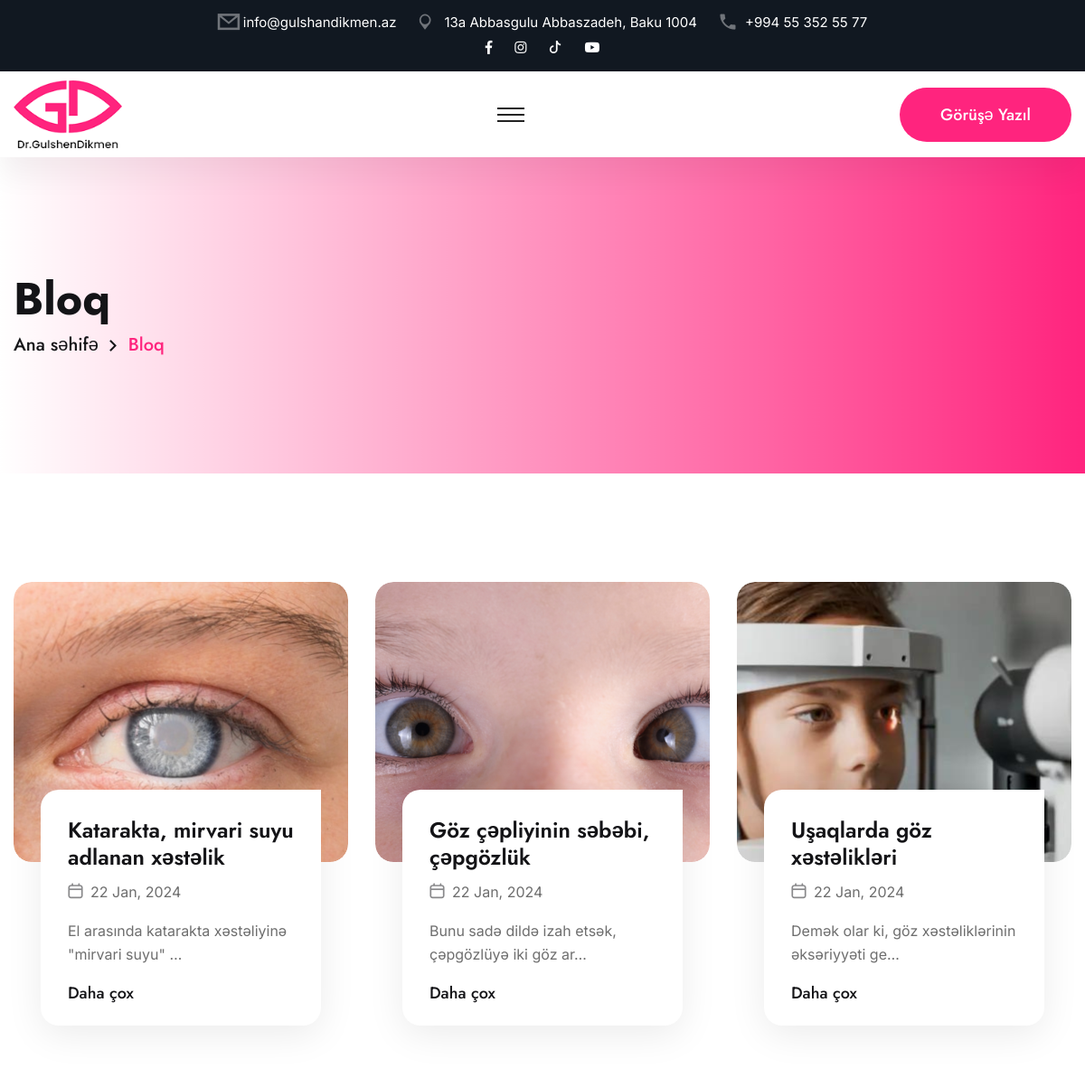
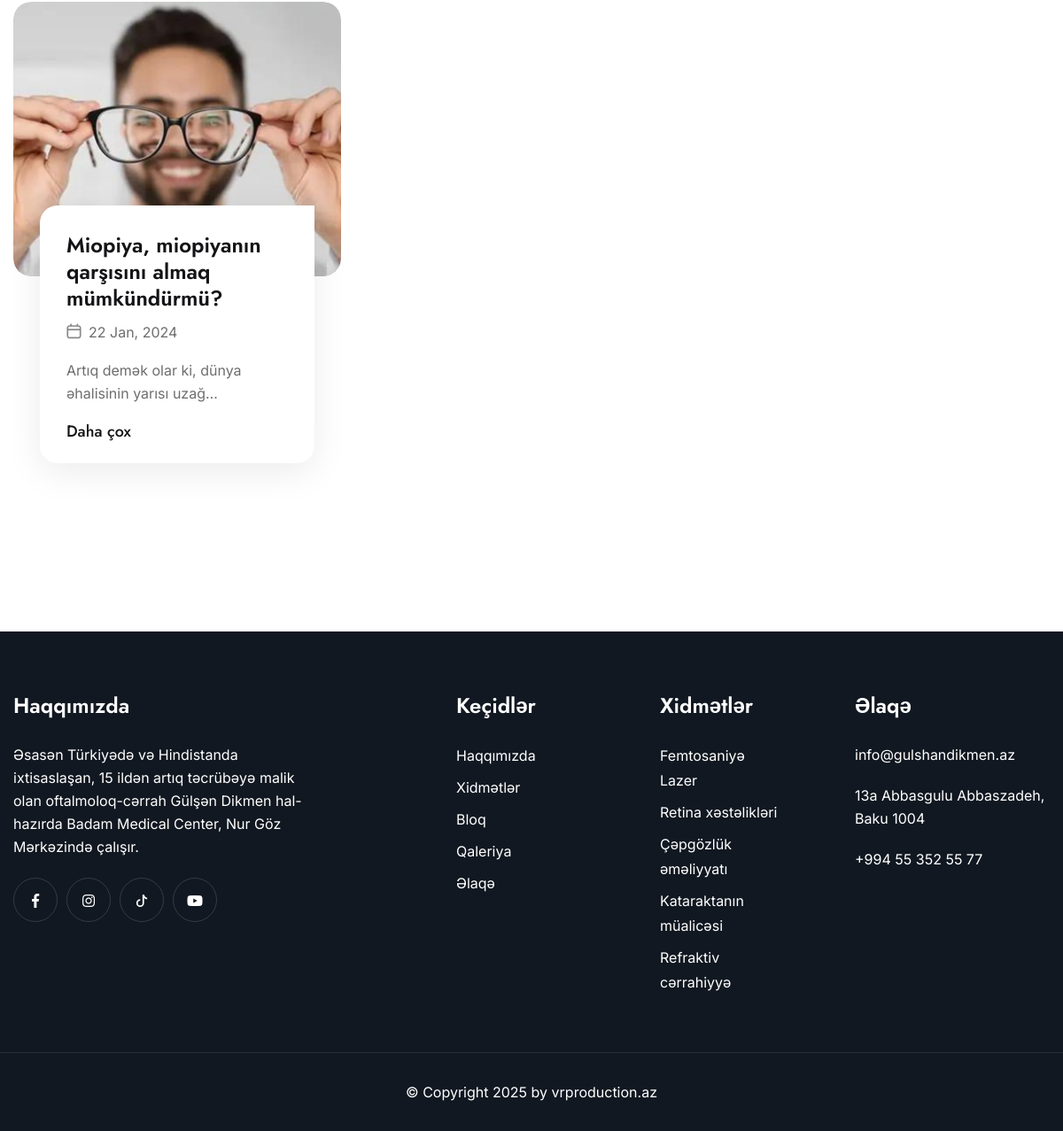
The app's page /blogs/ with its own data (2 pictures, top to bottom).
### core/models.py (models this page shows, shortened)
class GeneralSettings(models.Model):
    site_title = models.CharField(
        max_length=200, verbose_name="Saytın başlığı", null = True, blank = True)
    adress = models.CharField(max_length=1500, verbose_name="Ünvan", null=True, blank = True)
    phone_number = models.CharField(
        max_length=50, verbose_name="Nömrə", null=True, blank=True)
    email = models.EmailField(blank = True)
    g_adress = models.CharField(
        max_length=1500, verbose_name="Google Map linki", null=True, blank=True)
    g_adress_iframe = models.TextField(
        verbose_name="Google Map Iframe linki", null=True, blank=True)
    logo = models.FileField(verbose_name="logo",
                            blank=True, upload_to="general_settings_logo")
    mobile_logo = models.FileField(verbose_name="Mobile logo",
                                   help_text="Mobile logo", blank=True, null=True, upload_to="general_settings_mobile_logo")
    favicon = models.FileField(verbose_name="favicon",
                               blank=True, null=True, upload_to="general_settings_favicon")
    footer_logo = models.FileField(help_text="Footer logo", blank=True, null=True, upload_to="general_settings_footer_logo")
    footer_description = models.TextField(null = True, blank = True)
    copyright_title = models.CharField(max_length = 100, blank = True)
    pages_banner_image = models.ImageField(upload_to = 'banner_image', verbose_name = 'Səhiflərdəki banner photo', null = True, blank = True)
    facebook = models.CharField(
        max_length=200, verbose_name="Facebook", blank=True)
    instagram = models.CharField(
        max_length=200, verbose_name="Instagram", blank=True)
    youtube = models.CharField(
        max_length=200, verbose_name="Youtube", blank=True)
    tiktok = models.CharField(
        max_length=200, verbose_name="TikTok", blank=True)
    class Meta:
        verbose_name = "Setting"
        verbose_name_plural = "General Settings"

class Blog(models.Model):
    title = models.CharField(max_length = 200)
    description = RichTextUploadingField()
    description_2 = models.TextField(blank = True, null = True)
    image = models.ImageField(upload_to = 'blogs')
    created = models.DateField(auto_now_add = True)
    is_home_page = models.BooleanField(default = False)
    class Meta:
        verbose_name = "Bloq"
        verbose_name_plural = "Bloqlar"
    def get_absolute_url(self):
        return reverse("blog-detail", args=[str(self.pk)])

class Service(models.Model):
    title = models.CharField(max_length = 100)
    slug = models.SlugField(blank=True, null=True, unique = True)
    icon = models.ImageField(upload_to = 'service_icon', null = True)
    image = models.ImageField(upload_to = 'service')
    description = RichTextUploadingField(null = True)
    is_home_page = models.BooleanField(default = False)
    class Meta:
        verbose_name = "Xidmət"
        verbose_name_plural = "Xidmətlər"
    def get_absolute_url(self):
        return reverse("service-detail", args=[str(self.slug)])

### core/views.py (the view)
# urls.py: path('blogs/', views.BlogPageView.as_view(), name='blogs'),
class BlogPageView(ListView):
    model = Blog
    template_name = 'blogs.html'
    context_object_name = 'blogs'
    paginate_by = 6
    def get_queryset(self):
        return Blog.objects.all()

### core/context_processors.py (called while the page is built)
def extras(request):
    context={
        'setting': GeneralSettings.objects.first(),
        "f_services": Service.objects.all()[:6],
        'c_blogs': Blog.objects.all()[:2],
        'current_year': datetime.datetime.now().year
    }
    return context

### core/templates/blogs.html (shortened to what this page needs)
{% extends "base.html" %}
{% load static %}
{% block content %}
{% include "components/page-title.html" with page="Bloq" %}
<section class="news-section blog-grid p_relative">
    <div class="auto-container">
        <div class="row clearfix">
            {% for blog in blogs %}
                {% include "components/blog/blog-item.html" with blog=blog %}
            {% endfor %}
        </div>
    </div>
</section>
{% endblock content %}

### templates/components/header/main-header.html (shortened to what this page needs)
{% load static %}
<header class="main-header">
    <div class="header-top">
        <div class="auto-container">
            <div class="top-inner">
                <div class="left-column">
                    <ul class="info clearfix">
                        <li><i class="icon-1"></i><a href="mailto:{{setting.email}}">{{setting.email}}</a></li>
                        <li><i class="icon-2"></i><a href="{{setting.g_adress}}">{{setting.adress}}</a></li>
                        <li><i class="icon-3"></i><a href="tel:{{setting.phone_number}}">{{setting.phone_number}}</a></li>
                    </ul>
                </div>
                <div class="right-column">
                    <ul class="social-links clearfix">
                        <li>
                            <a href="{% if setting.facebook %}{{setting.facebook}}{% else %}#{% endif %}"><i class="fab fa-facebook-f" aria-hidden="true"></i></a>
                        </li>
                        <li>
                            <a href="{% if setting.instagram %}{{setting.instagram}}{% else %}#{% endif %}"><i class="fab fa-instagram" aria-hidden="true"></i></a>
                        </li>
                        <li>
                            <a href="{% if setting.tiktok %}{{setting.tiktok}}{% else %}#{% endif %}">
                                <svg xmlns="http://www.w3.org/2000/svg" style="margin-bottom:4px;" width="14" height="14" fill="currentColor" class="bi bi-tiktok" viewBox="0 0 16 16">
                                    <path d="M9 0h1.98c.144.715.54 1.617 1.235 2.512C12.895 3.389 13.797 4 15 4v2c-1.753 0-3.07-.814-4-1.829V11a5 5 0 1 1-5-5v2a3 3 0 1 0 3 3z"/>
                                  </svg>                           </a>
                        </li> <li>
                            <a href="{% if setting.youtube %}{{setting.youtube}}{% else %}#{% endif %}"><i class="fab fa-youtube" aria-hidden="true"></i></a>
                        </li>
                    </ul>
                </div>
            </div>
        </div>
    </div>
    <div class="header-lower">
        <div class="auto-container">
            <div class="outer-box">
                <div class="logo-box">
                    <figure class="logo"><a href="{% url "home" %}"><img src="{{setting.logo.url}}" alt=""></a></figure>
                </div>
                <div class="menu-area clearfix">
                    <div class="mobile-nav-toggler">
                        <i class="icon-bar"></i>
                        <i class="icon-bar"></i>
                        <i class="icon-bar"></i>
                    </div>
                </div>
                <div class="nav-right">
                    <div class="btn-box">
                        <a href="{% url "contact" %}" class="theme-btn btn-one">Görüşə yazıl</a>
                    </div>
                </div>
            </div>
        </div>
    </div>
</header>

### core/templates/components/page-title.html
{% load static %}
<section class="page-title">
    <div class="bg-layer" style="background-image: url({{setting.pages_banner_image.url}});"></div>
    <div class="auto-container">
        <div class="content-box">
            <h1>{{page}}
            </h1>
            <ul class="bread-crumb clearfix">
                <li><a href="{% url "home" %}">Ana səhifə</a></li>
                <li>{{page}}</li>
            </ul>
        </div>
    </div>
</section>

### core/templates/components/blog/blog-item.html (shortened to what this page needs)
<div class="col-lg-4 col-md-6 col-sm-12 news-block">
    <div class="news-block-one wow fadeInUp animated" data-wow-delay="00ms" data-wow-duration="1500ms">
        <div class="inner-box">
            <figure class="image-box">
                <img src="{{blog.image.url}}" alt="">
                <a href="{{blog.get_absolute_url}}"></a>
            </figure>
            <div class="lower-content">
                <div class="inner">
                    <h3><a href="{{blog.get_absolute_url}}">{{blog.title}}</a></h3>
                    <ul class="post-info clearfix">
                        <li><i class="icon-34"></i>{{blog.created|date:"d M, Y"}}</li>
                    </ul>
                    <p>{{blog.description_2|safe|truncatechars:"50"}}</p>
                    <div class="link"><a href="{{blog.get_absolute_url}}">Daha çox</a></div>
                </div>
            </div>
        </div>
    </div>
</div>

### templates/components/footer/footer.html
<footer class="main-footer p_relative">
    <div class="widget-section">
        <div class="auto-container">
            <div class="row clearfix">
                <div class="col-lg-4 col-md-6 col-sm-12 footer-column">
                    <div class="about-widget footer-widget mr_40">
                        <div class="widget-title">
                            <h3>Haqqımızda</h3>
                        </div>
                        <div class="widget-content">
                            <p>{{setting.footer_description}}</p>
                            <ul class="social-links clearfix">
                                <li>
                                    <a href="{% if setting.facebook %}{{setting.facebook}}{% else %}#{% endif %}"><i class="fab fa-facebook-f" aria-hidden="true"></i></a>
                                </li>
                                <li>
                                    <a href="{% if setting.instagram %}{{setting.instagram}}{% else %}#{% endif %}"><i class="fab fa-instagram" aria-hidden="true"></i></a>
                                </li>
                                <li>
                                    <a href="{% if setting.tiktok %}{{setting.tiktok}}{% else %}#{% endif %}">
                                        <svg xmlns="http://www.w3.org/2000/svg" style="margin-bottom:4px;" width="14" height="14" fill="currentColor" class="bi bi-tiktok" viewBox="0 0 16 16">
                                            <path d="M9 0h1.98c.144.715.54 1.617 1.235 2.512C12.895 3.389 13.797 4 15 4v2c-1.753 0-3.07-.814-4-1.829V11a5 5 0 1 1-5-5v2a3 3 0 1 0 3 3z"/>
                                          </svg>                           </a>
                                </li> <li>
                                    <a href="{% if setting.youtube %}{{setting.youtube}}{% else %}#{% endif %}"><i class="fab fa-youtube" aria-hidden="true"></i></a>
                                </li>
                            </ul>
                        </div>
                    </div>
                </div>
                <div class="col-lg-3 col-md-6 col-sm-12 footer-column">
                    <div class="links-widget footer-widget ml_100">
                        <div class="widget-title">
                            <h3>Keçidlər</h3>
                        </div>
                        <div class="widget-content">
                            <ul class="links-list clearfix">
                                <li><a href="{% url "about" %}">Haqqımızda</a></li>
                                <li><a href="{% url "services" %}">Xidmətlər</a></li>
                                <li><a href="{% url "blogs" %}">Bloq</a></li>
                                <li><a href="{% url "gallery" %}">Qaleriya</a></li>
                                <li><a href="{% url "contact" %}">Əlaqə</a></li>
                            </ul>
                        </div>
                    </div>
                </div>
                <div class="col-lg-2 col-md-6 col-sm-12 footer-column">
                    <div class="links-widget footer-widget ml_30">
                        <div class="widget-title">
                            <h3>Xidmətlər</h3>
                        </div>
                        <div class="widget-content">
                            <ul class="links-list clearfix">
                                {% for item in f_services %}
                                <li><a href="{{item.get_absolute_url}}">{{item.title}}</a></li>
                                {% endfor %}
                            </ul>
                        </div>
                    </div>
                </div>
                <div class="col-lg-3 col-md-6 col-sm-12 footer-column">
                    <div class="contact-widget footer-widget ml_50">
                        <div class="widget-title">
                            <h3>Əlaqə</h3>
                        </div>
                        <div class="widget-content">
                            <ul class="info clearfix">
                                <li><a href="mailto:{{setting.email}}">{{setting.email}}</a></li>
                                <li><a href="{{setting.g_adress}}">{{setting.adress}}</a></li>
                                <li><a href="tel:{{setting.phone_number}}">{{setting.phone_number}}</a></li>
                            </ul>
                        </div>
                    </div>
                </div>
            </div>
        </div>
    </div>
    <div class="footer-bottom centred">
        <div class="auto-container">
            <div class="copyright">
                <p>&copy; Copyright {{current_year}} by <a href="{{setting.copyright_link}}">{{setting.copyright_title}}</a></p>
            </div>
        </div>
    </div>
</footer>

### static/assets/css/color.css (style rules this page uses)
.theme-btn.btn-one { background: #ff247e; }
.page-title .content-box .bread-crumb li { color: #ff247e; }

### static/assets/css/elpath.css (style rules this page uses)
.p_relative { position: relative; }
.mr_40 { margin-right: 40px; }
.ml_30 { margin-left: 30px; }
.ml_50 { margin-left: 50px; }
.ml_100 { margin-left: 100px; }

### static/assets/css/responsive.css (style rules this page uses)
@media only screen and (max-width: 1200px) { .main-header .outer-box .logo { margin: 10px 0; } }
@media only screen and (max-width: 1200px) { .menu-area .mobile-nav-toggler { display: block; padding: 10px; } }
@media only screen and (max-width: 1200px) { .header-top .top-inner { display: block; } }
@media only screen and (max-width: 1200px) { .header-top .info, .header-top .right-column { justify-content: center; } }

### records on screen
GeneralSettings: email "info@gulshandikmen.az", adress "13a Abbasgulu Abbaszadeh, Baku 1004", phone_number "+994 55 352 55 77", logo (picture), pages_banner_image (picture), footer_description "Əsasən Türkiyədə və Hindistanda ixtisaslaşan, 15 ildən artıq təcrübəyə malik olan oftalmoloq-cərrah Gülşən Dikmen hal-hazırda Badam Medical Center, Nur Göz Mərkəzində çalışır.", copyright_title "vrproduction.az"
Blog: image (picture), title "Katarakta, mirvari suyu adlanan xəstəlik", created "22 Jan, 2024", description_2 "El arasında katarakta xəstəliyinə \"mirvari suyu\" …"
Blog: image (picture), title "Göz çəpliyinin səbəbi, çəpgözlük", created "22 Jan, 2024", description_2 "Bunu sadə dildə izah etsək, çəpgözlüyə iki göz ar…"
Blog: image (picture), title "Uşaqlarda göz xəstəlikləri", created "22 Jan, 2024", description_2 "Demək olar ki, göz xəstəliklərinin əksəriyyəti ge…"
Blog: image (picture), title "Miopiya, miopiyanın qarşısını almaq mümkündürmü?", created "22 Jan, 2024", description_2 "Artıq demək olar ki, dünya əhalisinin yarısı uzağ…"
Service: title "Femtosaniyə Lazer"
Service: title "Retina xəstəlikləri"
Service: title "Çəpgözlük əməliyyatı"
Service: title "Kataraktanın müalicəsi"
Service: title "Refraktiv cərrahiyyə"

### other values on screen
{{ page }} "Bloq"
